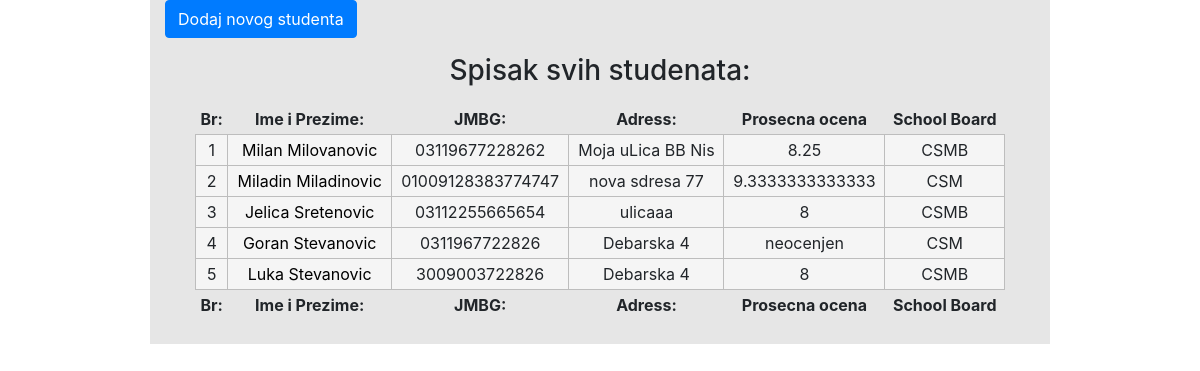
The page / on the database its author committed.
### tables this page shows
CREATE TABLE `students` (
  `id` int(11) NOT NULL,
  `name` varchar(30) NOT NULL,
  `surname` varchar(30) NOT NULL,
  `JMBG` varchar(30) NOT NULL,
  `address` varchar(50) NOT NULL,
  `id_school_board` tinyint(4) NOT NULL
);

CREATE TABLE `school_boards` (
  `id` tinyint(4) NOT NULL,
  `name` varchar(30) NOT NULL,
  `description` text NOT NULL
);

### index.php (the view, shortened to what this page needs)
<html>
<head>
    <link rel="stylesheet" href="https://maxcdn.bootstrapcdn.com/bootstrap/4.0.0/css/bootstrap.min.css">
</head>
<body bgcolor=#F2F2F2>
<?php
include_once 'db.php';
include_once 'funct.php';
?>
<div  style='width: 75%; border: none;  background-color:#E6E6E6; margin:auto;"'>
    <div class="col-12">
        <a href="novi_student.php" class="btn btn-primary" target="_blank" >Dodaj novog studenta</a>
    </div>
    <?php
    $sql="select * from students " ;
    if (!$q=mysqli_query($con,$sql)){
        echo "Nastala je greska pri izvodjenju upita";
        exit;
    }
    if (mysqli_num_rows($q)==0)
    {
        echo "<p align='center'>Nemate današnjih poziva za dentalni turizam</p>";
        $a=0;
        $student[$a]=null;
    }else
        {
            $a=0;
            while ($redak=mysqli_fetch_assoc($q))
            {
                $a=$a+1;
                $student[$a]["id"]=$redak["id"];
                $student[$a]["name"]=$redak["name"];
                $student[$a]["surname"]=$redak["surname"];
                $student[$a]["JMBG"]=$redak["JMBG"];
                $student[$a]["address"]=$redak["address"];
                $student[$a]["id_school_board"]=$redak["id_school_board"];
            }
        }
    if($a>0)
    { ?>
        <p align='center'><h3 align='center'>Spisak svih studenata:</h3></p>
            <table id="example" align="center" class="display" cellspacing="0" width="90%"  border="0" style=" th,td {border:none;}">
                <thead><tr><th>Br:</td><th>Ime i Prezime:</th><th>JMBG:</th><th>Adress:</th><th>Prosecna ocena</th><th>School Board</th></tr></thead>
                <tfoot><tr><th>Br:</td><th>Ime i Prezime:</th><th>JMBG:</th><th>Adress:</th><th>Prosecna ocena</th><th>School Board</th></tr></tfoot>
        <?php
        for ($i=1; $i<=$a; $i++)
        {
            $prenos=$student[$i]["id"];
            echo'<tr><td width="25" >'.$i.'</td><td id="ime"  ><a style="color:black;" href="dosije.php?prenos=' . $prenos . '" target="_blank">';
            echo $student[$i]["name"];
            echo $student[$i]["surname"];
            echo"</a>";
            echo"</td>";
            echo"<td >";
             echo $student[$i]["JMBG"];
            echo"</td>";
            echo"<td>";
             echo $student[$i]["address"];
            echo "</td>";
            echo"<td>";
            $provera_ocene="SELECT * FROM `school_grades` WHERE `id_student`='$prenos'";
            $q_ocene=mysqli_query($con,$provera_ocene);
            $rez_ocene=mysqli_fetch_assoc($q_ocene);
            $ocena[1]=$rez_ocene['grade1'];
            $ocena[2]=$rez_ocene['grade2'];
            $ocena[3]=$rez_ocene['grade3'];
            $ocena[4]=$rez_ocene['grade4'];
            $b=0;
            $sum=0;
            for ($io=1; $io<=4; $io++)
            {
             if($ocena[$io]!=null && $ocena[$io]!=5 )
             {
                 $b++;
                 $sum=$sum+$ocena[$io];
             }
            }
            if($b > 0)
            {
                $prosek=$sum/$b;
            }else{$prosek="neocenjen"; }
            echo $prosek;
            echo "</td>";
            echo"<td>";
            $board_id=$student[$i]["id_school_board"];
            $sql_boards="SELECT  `name`, `description` FROM `school_boards` WHERE `id`='$board_id'" ;
            $q_boards=mysqli_query($con,$sql_boards);
            $rez_boards=mysqli_fetch_assoc($q_boards);
            echo $rez_boards['name'];
            echo"</td>";
            echo"</tr>";
        }
        }
        ?>
    </table><br>
</div>
</body>
</html>

### index.php (style rules this page uses)
th,td,select,input, textarea { border: 1px solid #BDBDBD; border-radius: 5px; padding: 5px 5px 5px 5px ; }
#examle,th { border:none; text-align: center; }
#examle,td { border: 1px solid #BDBDBD; text-align: center; border-radius: 0px; background-color: #f5f5f5; }

### rows shown on the page
students: name "Milan", surname "Milovanovic", JMBG "03119677228262", address "Moja uLica BB Nis", prosek "8.25", id_school_board.name "CSMB"
students: name "Miladin", surname "Miladinovic", JMBG "01009128383774747", address "nova sdresa 77", prosek "9.3333333333333", id_school_board.name "CSM"
students: name "Jelica", surname "Sretenovic", JMBG "03112255665654", address "ulicaaa", prosek "8", id_school_board.name "CSMB"
students: name "Goran", surname "Stevanovic", JMBG "0311967722826", address "Debarska 4", prosek "neocenjen", id_school_board.name "CSM"
students: name "Luka", surname "Stevanovic", JMBG "3009003722826", address "Debarska 4", prosek "8", id_school_board.name "CSMB"
